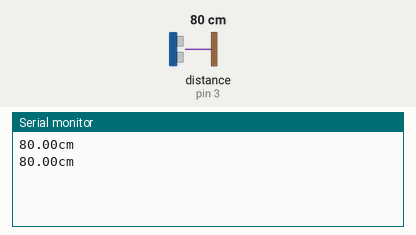
Bench run of a sketch on a simulated Arduino Uno, built with avr-gcc and run on an emulated ATmega328P. On the bench: the last lines printed to the serial monitor. Wiring (inferred from the names in the program): ultrasonic range finder: trigger pin 2; echo pin 3. The inputs (shaded band) are chosen by the test bench; at power-on: distance to the obstacle (sensor on pin 3) 80 cm. The echo pulse lasts 58.3 µs per cm.

Above: at 1.8 s.
1.9 s: distance to the obstacle (sensor on pin 3) set to 2 cm
At 2.8 s:
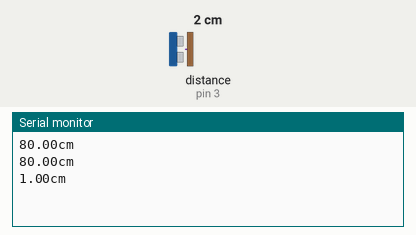
3.4 s: distance to the obstacle (sensor on pin 3) set to 4 cm
At 4.8 s:
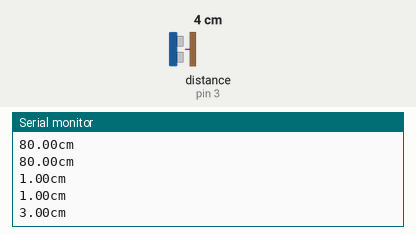
Timing chart, 0 to 6.4 s (numbered marks = the images above; inputs shaded):
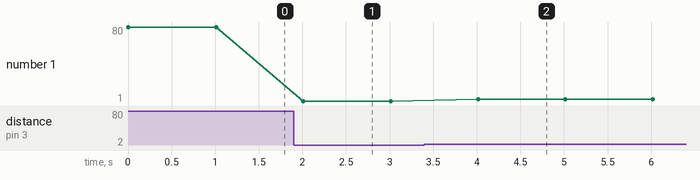

The sketch:

chaosheng.ino
```cpp
const int echo = 3;

const int trig = 2;


float cm = 0.0;

void setup(){
    Serial.begin(9600);
    pinMode(echo,INPUT);
    pinMode(trig,OUTPUT);
}

void loop(){
    digitalWrite(trig,LOW);
    delayMicroseconds(2);
    digitalWrite(trig,HIGH);
    delayMicroseconds(10);

    digitalWrite(trig,LOW);

    cm = pulseIn(echo,HIGH) / 58;

    cm = (int(cm*100)) / 100;
    Serial.print(cm);
    Serial.print("cm");
    Serial.println();
    delay(1000);


}
```

Measured:
- after the input at 1.9 s, the serial monitor: prints a new line after 0.11 s (image 1)
- after the input at 3.4 s, the serial monitor: prints a new line after 0.61 s (image 2)
- plotted number 1: 80 → 1 after the input at 1.9 s, 1 → 3 after the input at 3.4 s
